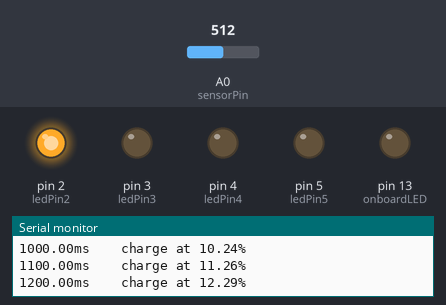
Bench run of a sketch on a simulated Arduino Uno, built with avr-gcc and run on an emulated ATmega328P. Shown: output pins drawn as LEDs (lit = HIGH), the last lines printed to the serial monitor. Inputs (shaded band) come from the test bench; at power-on: A0 (sensorPin) = 512. At 7.9 s the program stops and its outputs stay as they are.

Above: at 1.2 s.
1.3 s: A0 (sensorPin) set to 900
At 2.8 s:
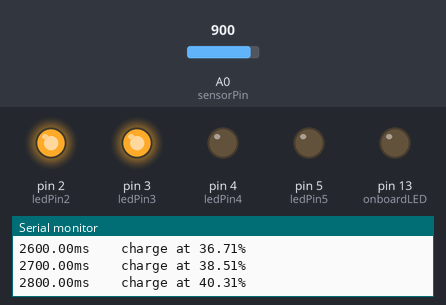
4.3 s: A0 (sensorPin) set to 1023
At 4.3 s:
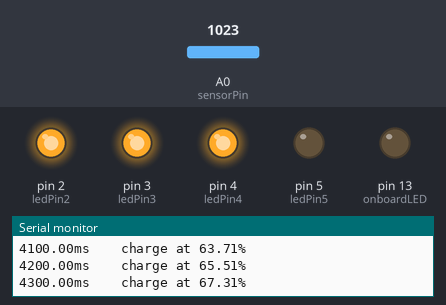
At 7.0 s:
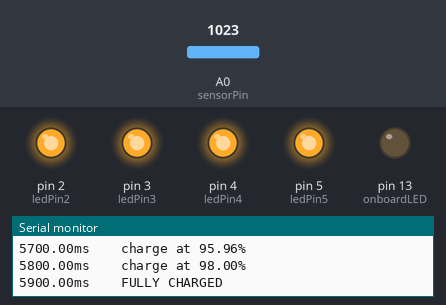
Timing chart, 0 to 8.5 s (numbered marks = the images above; inputs shaded):
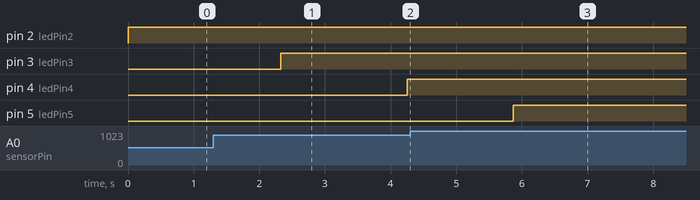

Measured:
- after the input at 1.3 s, pin 3 (ledPin3): LOW → HIGH after 1.0 s instead of 1.9 s; pin 4 (ledPin4): LOW → HIGH after 3.0 s
- after the input at 4.3 s, pin 5 (ledPin5): LOW → HIGH after 1.6 s instead of 1.9 s

The sketch:

Lesson7_Aug29_Analog_Input.ino
```cpp
/*
There is a lot of code below, I started with the video lesson then modified the circuit board to include LEDs
*/

int sensorPin = A0; //select the *analog zero* input pin for probing the photoresistor
int onboardLED = 13; //select the pin for the HERO's built-in LED
int sensorValue = 0; //variable that we'll use to store the value reading from the sensor

//We used unsigned int because integers can only go up to 32000 (Negative or Positive) based on binary allotment, but unsigned means we can go up to 64000 because we remove the (-)/(+) bit denoter.
unsigned int batteryCapacity = 50000;
unsigned int batteryLevel = 0;
double PercentFull;
//unsigned int ticks = 0;
//unsigned int wait = 100;

//The “time” column will be incorrect after 6.5 seconds because “ticks” overflows, then “ticks” resets to “64” and starts incrementing in increments of 100 until “% charge” changes to “Full”
//(when “batterylevel” reaches 50000). Again, The easy fix is change the data type of “ticks” and “wait” to “double” instead of “Unsigned Integer”.
//As revealed in the video lesson, double can handle much larger numbers. Both ticks and wait have to be modified so there isn't a type mismatch when one operates on the other
double ticks = 0;
double wait = 100;

//BEGIN ADDITION of LED reader code.
int ledPin2 = 2;
int ledPin3 = 3;
int ledPin4 = 4;
int ledPin5 = 5;


void setup() {
  //setup code
  Serial.begin(9600);
  pinMode(onboardLED, OUTPUT);
  pinMode(ledPin2, OUTPUT);
  pinMode(ledPin3, OUTPUT);
  pinMode(ledPin4, OUTPUT);
  pinMode(ledPin5, OUTPUT);
}

void loop() {
  sensorValue = analogRead(sensorPin); //tells hero to read the value from the sensor, and assign to sensorValue
  batteryLevel += sensorValue; //This adds the current read of the analog device to a variable called batteryLevel with every loop
  ticks += wait; //This keeps track of elapsed time with every loop

  if(batteryLevel >= batteryCapacity){
    Serial.print(ticks);
    Serial.print("ms    ");
    Serial.println("FULLY CHARGED");
    batteryLevel = batteryCapacity; //Prevent integer from continuing to increase
    ticks = 0;
    //delay(20000); //long pause. (Long pause was listed in the instructions, but I wonder why they didn't use break.
    //Turn on all LEDs
    digitalWrite(ledPin2, HIGH);
    digitalWrite(ledPin3, HIGH);
    digitalWrite(ledPin4, HIGH);
    digitalWrite(ledPin5, HIGH);
    //To exit the code you'll need to add the exit command, but in order to exit gracefully I recommend adding in a delay of some value to give the arduino time to run the code listed before exiting.
    delay(2000);
    exit(0);
  }

  else{
    PrintBatteryPercentage();
    //Below is additional code I wrote to light up the LEDs
    if(batteryLevel < (.33 * batteryCapacity)){
      digitalWrite(ledPin2, HIGH);
    }
    else if(batteryLevel < (.66 * batteryCapacity)){
      digitalWrite(ledPin2, HIGH);
      digitalWrite(ledPin3, HIGH);
    }
    else if(batteryLevel < (.99 * batteryCapacity)){
      digitalWrite(ledPin2, HIGH);
      digitalWrite(ledPin3, HIGH);
      digitalWrite(ledPin4, HIGH);
    }
  }

  delay(wait); //using wait as a delayed variable allows us to sync the wait with the accurate printed time to charge
}

void PrintBatteryPercentage(){
  //This code prints all of the following on one line, just Serial.print keeps it all on the same line Serial.println returns the line when done.
  //Print the elapsed time
  Serial.print(ticks);
  Serial.print("ms    charge at ");

  //conver the integers to decimal numbers, divide them and print...
  PercentFull=100*((double)batteryLevel / (double)batteryCapacity);
  Serial.print(PercentFull);

  //Print percent character at the end and line return
  Serial.println("%");
}
```
